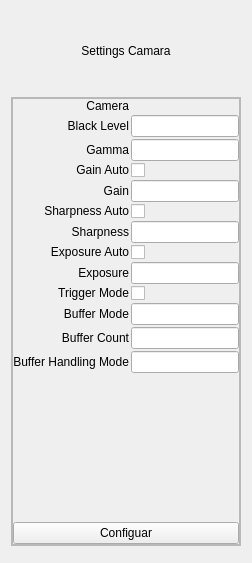
         <widget class="QWidget" name="page_camera">
          <layout class="QVBoxLayout" name="verticalLayout_9">
           <item>
            <widget class="QLabel" name="lb_title_page_sca">
             <property name="minimumSize">
              <size>
               <width>0</width>
               <height>80</height>
              </size>
             </property>
             <property name="maximumSize">
              <size>
               <width>16777215</width>
               <height>80</height>
              </size>
             </property>
             <property name="styleSheet">
              <string notr="true">font: 14pt &quot;Microsoft Sans Serif&quot;;</string>
             </property>
             <property name="text">
              <string>&lt;html&gt;&lt;head/&gt;&lt;body&gt;&lt;p align=&quot;center&quot;&gt;Settings Camara&lt;/p&gt;&lt;/body&gt;&lt;/html&gt;</string>
             </property>
            </widget>
           </item>
           <item>
            <widget class="QFrame" name="fm_settings_camera">
             <property name="frameShape">
              <enum>QFrame::StyledPanel</enum>
             </property>
             <property name="frameShadow">
              <enum>QFrame::Raised</enum>
             </property>
             <layout class="QHBoxLayout" name="horizontalLayout_25">
              <property name="spacing">
               <number>3</number>
              </property>
              <property name="leftMargin">
               <number>0</number>
              </property>
              <property name="topMargin">
               <number>0</number>
              </property>
              <property name="rightMargin">
               <number>0</number>
              </property>
              <property name="bottomMargin">
               <number>0</number>
              </property>
              <item>
               <widget class="QFrame" name="fm_buttons_sca">
                <property name="frameShape">
                 <enum>QFrame::StyledPanel</enum>
                </property>
                <property name="frameShadow">
                 <enum>QFrame::Raised</enum>
                </property>
                <layout class="QVBoxLayout" name="verticalLayout_8">
                 <property name="spacing">
                  <number>2</number>
                 </property>
                 <property name="leftMargin">
                  <number>0</number>
                 </property>
                 <property name="topMargin">
                  <number>0</number>
                 </property>
                 <property name="rightMargin">
                  <number>0</number>
                 </property>
                 <property name="bottomMargin">
                  <number>0</number>
                 </property>
                 <item>
                  <layout class="QGridLayout" name="gridLayout_3">
                   <item row="9" column="0">
                    <widget class="QLabel" name="label_21">
                     <property name="text">
                      <string>&lt;html&gt;&lt;head/&gt;&lt;body&gt;&lt;p align=&quot;right&quot;&gt;Trigger Mode&lt;/p&gt;&lt;/body&gt;&lt;/html&gt;</string>
                     </property>
                    </widget>
                   </item>
                   <item row="11" column="0">
                    <widget class="QLabel" name="label_19">
                     <property name="text">
                      <string>&lt;html&gt;&lt;head/&gt;&lt;body&gt;&lt;p align=&quot;right&quot;&gt;Buffer Count&lt;/p&gt;&lt;/body&gt;&lt;/html&gt;</string>
                     </property>
                    </widget>
                   </item>
                   <item row="8" column="0">
                    <widget class="QLabel" name="label_22">
                     <property name="text">
                      <string>&lt;html&gt;&lt;head/&gt;&lt;body&gt;&lt;p align=&quot;right&quot;&gt;Exposure&lt;/p&gt;&lt;/body&gt;&lt;/html&gt;</string>
                     </property>
                    </widget>
                   </item>
                   <item row="6" column="0">
                    <widget class="QLabel" name="label_13">
                     <property name="text">
                      <string>&lt;html&gt;&lt;head/&gt;&lt;body&gt;&lt;p align=&quot;right&quot;&gt;Sharpness&lt;/p&gt;&lt;/body&gt;&lt;/html&gt;</string>
                     </property>
                    </widget>
                   </item>
                   <item row="1" column="0">
                    <widget class="QLabel" name="label_6">
                     <property name="text">
                      <string>&lt;html&gt;&lt;head/&gt;&lt;body&gt;&lt;p align=&quot;right&quot;&gt;Black Level&lt;/p&gt;&lt;/body&gt;&lt;/html&gt;</string>
                     </property>
                    </widget>
                   </item>
                   <item row="0" column="0">
                    <widget class="QLabel" name="label_3">
                     <property name="text">
                      <string>&lt;html&gt;&lt;head/&gt;&lt;body&gt;&lt;p align=&quot;right&quot;&gt;Camera&lt;/p&gt;&lt;/body&gt;&lt;/html&gt;</string>
                     </property>
                    </widget>
                   </item>
                   <item row="2" column="1">
                    <widget class="QLineEdit" name="le_gamma"/>
                   </item>
                   <item row="1" column="1">
                    <widget class="QLineEdit" name="le_blackLevel"/>
                   </item>
                   <item row="2" column="0">
                    <widget class="QLabel" name="label_14">
                     <property name="text">
                      <string>&lt;html&gt;&lt;head/&gt;&lt;body&gt;&lt;p align=&quot;right&quot;&gt;Gamma&lt;/p&gt;&lt;/body&gt;&lt;/html&gt;</string>
                     </property>
                    </widget>
                   </item>
                   <item row="4" column="0">
                    <widget class="QLabel" name="label_16">
                     <property name="text">
                      <string>&lt;html&gt;&lt;head/&gt;&lt;body&gt;&lt;p align=&quot;right&quot;&gt;Gain&lt;/p&gt;&lt;/body&gt;&lt;/html&gt;</string>
                     </property>
                    </widget>
                   </item>
                   <item row="4" column="1">
                    <widget class="QLineEdit" name="le_gain"/>
                   </item>
                   <item row="3" column="0">
                    <widget class="QLabel" name="label_15">
                     <property name="text">
                      <string>&lt;html&gt;&lt;head/&gt;&lt;body&gt;&lt;p align=&quot;right&quot;&gt;Gain Auto&lt;/p&gt;&lt;/body&gt;&lt;/html&gt;</string>
                     </property>
                    </widget>
                   </item>
                   <item row="6" column="1">
                    <widget class="QLineEdit" name="le_sharpness"/>
                   </item>
                   <item row="5" column="0">
                    <widget class="QLabel" name="label_17">
                     <property name="text">
                      <string>&lt;html&gt;&lt;head/&gt;&lt;body&gt;&lt;p align=&quot;right&quot;&gt;Sharpness Auto&lt;/p&gt;&lt;/body&gt;&lt;/html&gt;</string>
                     </property>
                    </widget>
                   </item>
                   <item row="0" column="1">
                    <widget class="QLabel" name="lb_sca_camera">
                     <property name="text">
                      <string/>
                     </property>
                    </widget>
                   </item>
                   <item row="7" column="0">
                    <widget class="QLabel" name="label_18">
                     <property name="text">
                      <string>&lt;html&gt;&lt;head/&gt;&lt;body&gt;&lt;p align=&quot;right&quot;&gt;Exposure Auto&lt;/p&gt;&lt;/body&gt;&lt;/html&gt;</string>
                     </property>
                    </widget>
                   </item>
                   <item row="10" column="0">
                    <widget class="QLabel" name="label_20">
                     <property name="text">
                      <string>&lt;html&gt;&lt;head/&gt;&lt;body&gt;&lt;p align=&quot;right&quot;&gt;Buffer Mode&lt;/p&gt;&lt;/body&gt;&lt;/html&gt;</string>
                     </property>
                    </widget>
                   </item>
                   <item row="12" column="0">
                    <widget class="QLabel" name="label_23">
                     <property name="text">
                      <string>&lt;html&gt;&lt;head/&gt;&lt;body&gt;&lt;p align=&quot;right&quot;&gt;Buffer Handling Mode&lt;/p&gt;&lt;/body&gt;&lt;/html&gt;</string>
                     </property>
                    </widget>
                   </item>
                   <item row="8" column="1">
                    <widget class="QLineEdit" name="le_exposure"/>
                   </item>
                   <item row="10" column="1">
                    <widget class="QLineEdit" name="le_bufferMode"/>
                   </item>
                   <item row="11" column="1">
                    <widget class="QLineEdit" name="le_bufferCount"/>
                   </item>
                   <item row="12" column="1">
                    <widget class="QLineEdit" name="le_bufferHandlingMode"/>
                   </item>
                   <item row="3" column="1">
                    <widget class="QCheckBox" name="cb_gainAuto">
                     <property name="text">
                      <string/>
                     </property>
                    </widget>
                   </item>
                   <item row="5" column="1">
                    <widget class="QCheckBox" name="cb_sharpnessAuto">
                     <property name="text">
                      <string/>
                     </property>
                    </widget>
                   </item>
                   <item row="7" column="1">
                    <widget class="QCheckBox" name="cb_exposureAuto">
                     <property name="text">
                      <string/>
                     </property>
                    </widget>
                   </item>
                   <item row="9" column="1">
                    <widget class="QCheckBox" name="cb_triggerMode">
                     <property name="text">
                      <string/>
                     </property>
                    </widget>
                   </item>
                  </layout>
                 </item>
                 <item>
                  <spacer name="verticalSpacer_2">
                   <property name="orientation">
                    <enum>Qt::Vertical</enum>
                   </property>
                   <property name="sizeHint" stdset="0">
                    <size>
                     <width>20</width>
                     <height>147</height>
                    </size>
                   </property>
                  </spacer>
                 </item>
                 <item>
                  <widget class="QPushButton" name="pb_sca_configuration">
                   <property name="text">
                    <string>Configuar</string>
                   </property>
                  </widget>
                 </item>
                </layout>
               </widget>
              </item>
             </layout>
            </widget>
           </item>
           <item>
            <widget class="QFrame" name="fm_init_camera">
             <property name="sizePolicy">
              <sizepolicy hsizetype="Preferred" vsizetype="Preferred">
               <horstretch>200</horstretch>
               <verstretch>200</verstretch>
              </sizepolicy>
             </property>
             <property name="frameShape">
              <enum>QFrame::StyledPanel</enum>
             </property>
             <property name="frameShadow">
              <enum>QFrame::Raised</enum>
             </property>
             <widget class="QWidget" name="gridLayoutWidget_3">
              <property name="geometry">
               <rect>
                <x>337</x>
                <y>12</y>
                <width>171</width>
                <height>45</height>
               </rect>
              </property>
              <layout class="QGridLayout" name="gridLayout_4">
               <item row="0" column="0">
                <widget class="QLabel" name="lb_init_camera">
                 <property name="text">
                  <string>&lt;html&gt;&lt;head/&gt;&lt;body&gt;&lt;p align=&quot;right&quot;&gt;Camara&lt;/p&gt;&lt;/body&gt;&lt;/html&gt;</string>
                 </property>
                </widget>
               </item>
               <item row="0" column="1">
                <widget class="QComboBox" name="cb_listCameras"/>
               </item>
              </layout>
             </widget>
             <widget class="QLabel" name="lb_init_camera_2">
              <property name="geometry">
               <rect>
                <x>50</x>
                <y>0</y>
                <width>185</width>
                <height>80</height>
               </rect>
              </property>
              <property name="minimumSize">
               <size>
                <width>0</width>
                <height>80</height>
               </size>
              </property>
              <property name="maximumSize">
               <size>
                <width>16777215</width>
                <height>80</height>
               </size>
              </property>
              <property name="styleSheet">
               <string notr="true">font: 14pt &quot;Microsoft Sans Serif&quot;;</string>
              </property>
              <property name="text">
               <string>&lt;html&gt;&lt;head/&gt;&lt;body&gt;&lt;p align=&quot;center&quot;&gt;Inicializar Camara&lt;/p&gt;&lt;/body&gt;&lt;/html&gt;</string>
              </property>
             </widget>
             <widget class="QPushButton" name="pb_init_camera">
              <property name="geometry">
               <rect>
                <x>370</x>
                <y>70</y>
                <width>85</width>
                <height>16</height>
               </rect>
              </property>
              <property name="text">
               <string>Iniciar</string>
              </property>
             </widget>
             <widget class="QLabel" name="lb_init_camera_error">
              <property name="geometry">
               <rect>
                <x>40</x>
                <y>110</y>
                <width>271</width>
                <height>20</height>
               </rect>
              </property>
              <property name="styleSheet">
               <string notr="true">color: rgb(255, 0, 0);
font: 12pt &quot;Microsoft Sans Serif&quot;;</string>
              </property>
              <property name="text">
               <string/>
              </property>
             </widget>
            </widget>
           </item>
          </layout>
         </widget>
